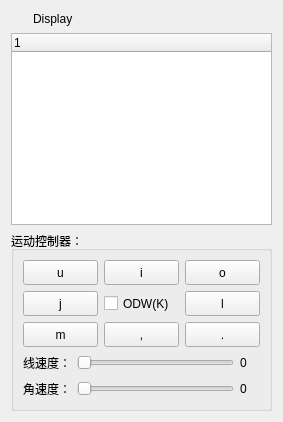
          <widget class="QWidget" name="tab_2">
           <attribute name="title">
            <string>Qviz</string>
           </attribute>
           <layout class="QVBoxLayout" name="verticalLayout_29">
            <item>
             <layout class="QVBoxLayout" name="verticalLayout_25">
              <item>
               <layout class="QVBoxLayout" name="verticalLayout_12">
                <item>
                 <layout class="QHBoxLayout" name="horizontalLayout_11">
                  <item>
                   <widget class="QLabel" name="label_10">
                    <property name="minimumSize">
                     <size>
                      <width>16</width>
                      <height>16</height>
                     </size>
                    </property>
                    <property name="maximumSize">
                     <size>
                      <width>16</width>
                      <height>16</height>
                     </size>
                    </property>
                    <property name="text">
                     <string/>
                    </property>
                    <property name="pixmap">
                     <pixmap resource="../resources/images.qrc">:/images/display.png</pixmap>
                    </property>
                   </widget>
                  </item>
                  <item>
                   <widget class="QLabel" name="label_9">
                    <property name="text">
                     <string>Display</string>
                    </property>
                   </widget>
                  </item>
                 </layout>
                </item>
                <item>
                 <widget class="QTreeWidget" name="treeWidget">
                  <attribute name="headerMinimumSectionSize">
                   <number>150</number>
                  </attribute>
                  <attribute name="headerDefaultSectionSize">
                   <number>150</number>
                  </attribute>
                  <column>
                   <property name="text">
                    <string notr="true">1</string>
                   </property>
                  </column>
                 </widget>
                </item>
               </layout>
              </item>
              <item>
               <widget class="QGroupBox" name="groupBox_8">
                <property name="title">
                 <string>运动控制器：</string>
                </property>
                <layout class="QVBoxLayout" name="verticalLayout_13">
                 <item>
                  <layout class="QVBoxLayout" name="verticalLayout_7">
                   <item>
                    <layout class="QVBoxLayout" name="verticalLayout_5">
                     <item>
                      <layout class="QHBoxLayout" name="horizontalLayout_2">
                       <item>
                        <widget class="QPushButton" name="pushButton_u">
                         <property name="minimumSize">
                          <size>
                           <width>75</width>
                           <height>25</height>
                          </size>
                         </property>
                         <property name="maximumSize">
                          <size>
                           <width>75</width>
                           <height>25</height>
                          </size>
                         </property>
                         <property name="text">
                          <string>u</string>
                         </property>
                         <property name="icon">
                          <iconset resource="../resources/images.qrc">
                           <normaloff>:/images/up_left.png</normaloff>:/images/up_left.png</iconset>
                         </property>
                         <property name="shortcut">
                          <string>U</string>
                         </property>
                        </widget>
                       </item>
                       <item>
                        <widget class="QPushButton" name="pushButton_i">
                         <property name="minimumSize">
                          <size>
                           <width>75</width>
                           <height>25</height>
                          </size>
                         </property>
                         <property name="maximumSize">
                          <size>
                           <width>75</width>
                           <height>25</height>
                          </size>
                         </property>
                         <property name="text">
                          <string>i</string>
                         </property>
                         <property name="icon">
                          <iconset resource="../resources/images.qrc">
                           <normaloff>:/images/up.png</normaloff>:/images/up.png</iconset>
                         </property>
                         <property name="shortcut">
                          <string>I</string>
                         </property>
                        </widget>
                       </item>
                       <item>
                        <widget class="QPushButton" name="pushButton_o">
                         <property name="minimumSize">
                          <size>
                           <width>75</width>
                           <height>25</height>
                          </size>
                         </property>
                         <property name="maximumSize">
                          <size>
                           <width>75</width>
                           <height>25</height>
                          </size>
                         </property>
                         <property name="text">
                          <string>o</string>
                         </property>
                         <property name="icon">
                          <iconset resource="../resources/images.qrc">
                           <normaloff>:/images/up_right.png</normaloff>:/images/up_right.png</iconset>
                         </property>
                         <property name="shortcut">
                          <string>O</string>
                         </property>
                        </widget>
                       </item>
                      </layout>
                     </item>
                     <item>
                      <layout class="QHBoxLayout" name="horizontalLayout_3">
                       <item>
                        <widget class="QPushButton" name="pushButton_j">
                         <property name="minimumSize">
                          <size>
                           <width>75</width>
                           <height>25</height>
                          </size>
                         </property>
                         <property name="maximumSize">
                          <size>
                           <width>75</width>
                           <height>25</height>
                          </size>
                         </property>
                         <property name="text">
                          <string>j</string>
                         </property>
                         <property name="icon">
                          <iconset resource="../resources/images.qrc">
                           <normaloff>:/images/left.png</normaloff>:/images/left.png</iconset>
                         </property>
                         <property name="shortcut">
                          <string>J</string>
                         </property>
                        </widget>
                       </item>
                       <item>
                        <widget class="QCheckBox" name="checkBox_is_ODW">
                         <property name="minimumSize">
                          <size>
                           <width>75</width>
                           <height>25</height>
                          </size>
                         </property>
                         <property name="maximumSize">
                          <size>
                           <width>75</width>
                           <height>25</height>
                          </size>
                         </property>
                         <property name="text">
                          <string>ODW(K)</string>
                         </property>
                         <property name="shortcut">
                          <string>K</string>
                         </property>
                        </widget>
                       </item>
                       <item>
                        <widget class="QPushButton" name="pushButton_l">
                         <property name="minimumSize">
                          <size>
                           <width>75</width>
                           <height>25</height>
                          </size>
                         </property>
                         <property name="maximumSize">
                          <size>
                           <width>75</width>
                           <height>25</height>
                          </size>
                         </property>
                         <property name="text">
                          <string>l</string>
                         </property>
                         <property name="icon">
                          <iconset resource="../resources/images.qrc">
                           <normaloff>:/images/right.png</normaloff>:/images/right.png</iconset>
                         </property>
                         <property name="shortcut">
                          <string>L</string>
                         </property>
                        </widget>
                       </item>
                      </layout>
                     </item>
                     <item>
                      <layout class="QHBoxLayout" name="horizontalLayout_4">
                       <item>
                        <widget class="QPushButton" name="pushButton_m">
                         <property name="minimumSize">
                          <size>
                           <width>75</width>
                           <height>25</height>
                          </size>
                         </property>
                         <property name="maximumSize">
                          <size>
                           <width>75</width>
                           <height>25</height>
                          </size>
                         </property>
                         <property name="text">
                          <string>m</string>
                         </property>
                         <property name="icon">
                          <iconset resource="../resources/images.qrc">
                           <normaloff>:/images/down_left.png</normaloff>:/images/down_left.png</iconset>
                         </property>
                         <property name="shortcut">
                          <string>M</string>
                         </property>
                        </widget>
                       </item>
                       <item>
                        <widget class="QPushButton" name="pushButton_co">
                         <property name="minimumSize">
                          <size>
                           <width>75</width>
                           <height>25</height>
                          </size>
                         </property>
                         <property name="maximumSize">
                          <size>
                           <width>75</width>
                           <height>25</height>
                          </size>
                         </property>
                         <property name="text">
                          <string>,</string>
                         </property>
                         <property name="icon">
                          <iconset resource="../resources/images.qrc">
                           <normaloff>:/images/down.png</normaloff>:/images/down.png</iconset>
                         </property>
                         <property name="shortcut">
                          <string>,</string>
                         </property>
                        </widget>
                       </item>
                       <item>
                        <widget class="QPushButton" name="pushButton_st">
                         <property name="minimumSize">
                          <size>
                           <width>75</width>
                           <height>25</height>
                          </size>
                         </property>
                         <property name="maximumSize">
                          <size>
                           <width>75</width>
                           <height>25</height>
                          </size>
                         </property>
                         <property name="text">
                          <string>.</string>
                         </property>
                         <property name="icon">
                          <iconset resource="../resources/images.qrc">
                           <normaloff>:/images/down_right.png</normaloff>:/images/down_right.png</iconset>
                         </property>
                         <property name="shortcut">
                          <string>.</string>
                         </property>
                        </widget>
                       </item>
                      </layout>
                     </item>
                    </layout>
                   </item>
                   <item>
                    <layout class="QVBoxLayout" name="verticalLayout_6">
                     <item>
                      <layout class="QHBoxLayout" name="horizontalLayout_5">
                       <item>
                        <widget class="QLabel" name="linear">
                         <property name="text">
                          <string>线速度：</string>
                         </property>
                        </widget>
                       </item>
                       <item>
                        <widget class="QSlider" name="horizontalSlider_linear">
                         <property name="maximum">
                          <number>100</number>
                         </property>
                         <property name="orientation">
                          <enum>Qt::Horizontal</enum>
                         </property>
                        </widget>
                       </item>
                       <item>
                        <widget class="QLabel" name="label_linear">
                         <property name="minimumSize">
                          <size>
                           <width>20</width>
                           <height>20</height>
                          </size>
                         </property>
                         <property name="text">
                          <string>0</string>
                         </property>
                        </widget>
                       </item>
                      </layout>
                     </item>
                     <item>
                      <layout class="QHBoxLayout" name="horizontalLayout_6">
                       <item>
                        <widget class="QLabel" name="angular">
                         <property name="text">
                          <string>角速度：</string>
                         </property>
                        </widget>
                       </item>
                       <item>
                        <widget class="QSlider" name="horizontalSlider_angular">
                         <property name="maximum">
                          <number>100</number>
                         </property>
                         <property name="orientation">
                          <enum>Qt::Horizontal</enum>
                         </property>
                        </widget>
                       </item>
                       <item>
                        <widget class="QLabel" name="label_angular">
                         <property name="minimumSize">
                          <size>
                           <width>20</width>
                           <height>20</height>
                          </size>
                         </property>
                         <property name="text">
                          <string>0</string>
                         </property>
                        </widget>
                       </item>
                      </layout>
                     </item>
                    </layout>
                   </item>
                  </layout>
                 </item>
                </layout>
               </widget>
              </item>
             </layout>
            </item>
           </layout>
          </widget>
